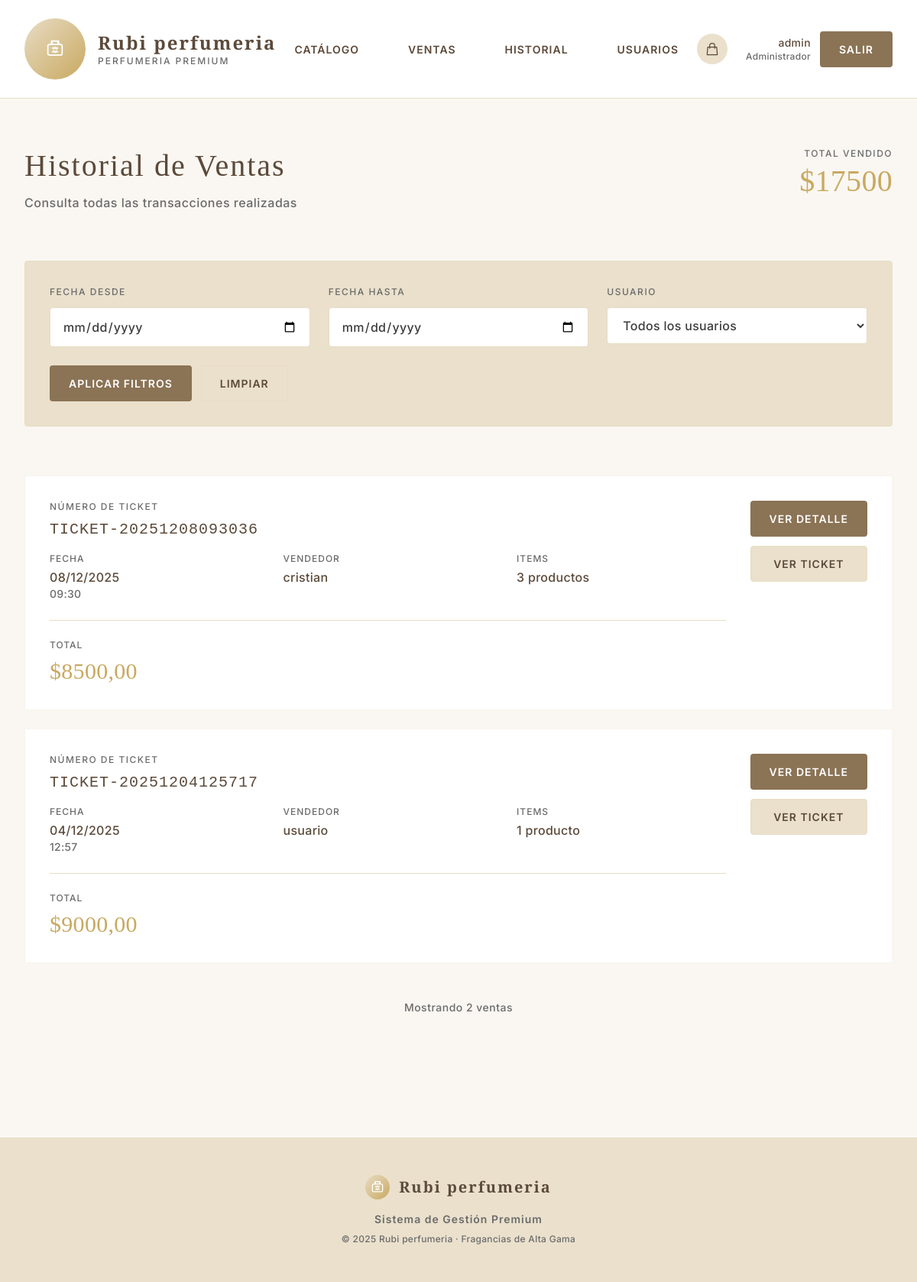
The app's page /sales/ (signed in) with its own data.
### products/models.py (models this page shows, shortened)
class Sale(models.Model):
    user = models.ForeignKey(User, on_delete=models.CASCADE, verbose_name="Usuario que realizó la venta")
    total = models.DecimalField(max_digits=10, decimal_places=2, verbose_name="Total de la venta")
    created_at = models.DateTimeField(auto_now_add=True, verbose_name="Fecha de venta")
    ticket_number = models.CharField(max_length=50, unique=True, verbose_name="Número de ticket")
    class Meta:
        verbose_name = "Venta"
        verbose_name_plural = "Ventas"
        ordering = ['-created_at']
    def get_items_count(self):
        return self.items.aggregate(total=models.Sum('quantity'))['total'] or 0

### products/views.py (the view)
# urls.py: path('sales/', views.sale_list, name='sale_list'),
@login_required
def sale_list(request):
    sales = Sale.objects.all()
    is_admin = hasattr(request.user, 'profile') and request.user.profile.is_admin
    if not is_admin:
        sales = sales.filter(user=request.user)
    date_from = request.GET.get('date_from')
    date_to = request.GET.get('date_to')
    user_filter = request.GET.get('user')
    if date_from:
        sales = sales.filter(created_at__gte=date_from)
    if date_to:
        sales = sales.filter(created_at__lte=date_to)
    if user_filter and is_admin:
        sales = sales.filter(user_id=user_filter)
    users = User.objects.all() if is_admin else None
    total_sales = sales.aggregate(total=models.Sum('total'))['total'] or 0
    return render(request, 'products/sale_list.html', {
        'sales': sales,
        'users': users,
        'is_admin': is_admin,
        'total_sales': total_sales
    })

### templates/products/sale_list.html (shortened to what this page needs)
{% extends 'base.html' %}
{% block content %}
<div class="mb-16">
    <div class="flex justify-between items-start">
        <div>
            <h1 class="editorial-title mb-3" style="color: var(--dark-brown);">Historial de Ventas</h1>
            <p class="text-base" style="color: var(--soft-gray); letter-spacing: 0.5px;">Consulta todas las transacciones realizadas</p>
        </div>
        <div class="text-right">
            <p class="text-xs mb-2" style="color: var(--soft-gray); letter-spacing: 1.5px; text-transform: uppercase;">Total Vendido</p>
            <p class="serif" style="color: var(--gold-accent); font-size: 2.5rem; font-weight: 500; line-height: 1;">
                ${{ total_sales }}
            </p>
        </div>
    </div>
</div>
<div class="mb-16 p-8 rounded" style="background-color: var(--ivory); border: 1px solid var(--beige);">
    <form method="GET" class="space-y-6">
        <div class="grid grid-cols-1 md:grid-cols-3 gap-6">
            <div>
                <label for="date_from" class="block text-xs font-medium mb-3" style="color: var(--soft-gray); letter-spacing: 1.5px; text-transform: uppercase;">
                    Fecha Desde
                </label>
                <input type="date" name="date_from" id="date_from" value="{{ request.GET.date_from }}"
                       class="w-full px-4 py-3 border rounded text-base"
                       style="border-color: var(--beige); background-color: white; color: var(--charcoal);">
            </div>
            <div>
                <label for="date_to" class="block text-xs font-medium mb-3" style="color: var(--soft-gray); letter-spacing: 1.5px; text-transform: uppercase;">
                    Fecha Hasta
                </label>
                <input type="date" name="date_to" id="date_to" value="{{ request.GET.date_to }}"
                       class="w-full px-4 py-3 border rounded text-base"
                       style="border-color: var(--beige); background-color: white; color: var(--charcoal);">
            </div>
            {% if is_admin %}
            <div>
                <label for="user" class="block text-xs font-medium mb-3" style="color: var(--soft-gray); letter-spacing: 1.5px; text-transform: uppercase;">
                    Usuario
                </label>
                <select name="user" id="user" class="w-full px-4 py-3 border rounded text-base"
                        style="border-color: var(--beige); background-color: white; color: var(--charcoal);">
                    <option value="">Todos los usuarios</option>
                </select>
            </div>
            {% endif %}
        </div>
        <div class="flex space-x-3">
            <button type="submit" class="minimal-btn px-6 py-3 rounded" style="background-color: var(--soft-brown); color: white;">
                Aplicar Filtros
            </button>
            <a href="{% url 'sale_list' %}" class="minimal-btn px-6 py-3 rounded" style="background-color: var(--ivory); color: var(--dark-brown); border: 1px solid var(--beige);">
                Limpiar
            </a>
        </div>
    </form>
</div>
{% if sales %}
<div class="space-y-6">
    {% for sale in sales %}
    <div class="minimal-card p-8 group">
        <div class="flex items-start justify-between">
            <div class="flex-1">
                <p class="text-xs mb-2" style="color: var(--soft-gray); letter-spacing: 1.5px; text-transform: uppercase;">
                    Número de Ticket
                </p>
                <h3 class="font-mono text-xl mb-4" style="color: var(--dark-brown); letter-spacing: 1px;">
                    {{ sale.ticket_number }}
                </h3>
                <div class="grid grid-cols-3 gap-8 mb-6">
                    <div>
                        <p class="text-xs mb-1" style="color: var(--soft-gray); letter-spacing: 1px; text-transform: uppercase;">
                            Fecha
                        </p>
                        <p class="text-base" style="color: var(--dark-brown);">
                            {{ sale.created_at|date:"d/m/Y" }}
                        </p>
                        <p class="text-sm" style="color: var(--soft-gray);">
                            {{ sale.created_at|date:"H:i" }}
                        </p>
                    </div>
                    <div>
                        <p class="text-xs mb-1" style="color: var(--soft-gray); letter-spacing: 1px; text-transform: uppercase;">
                            Vendedor
                        </p>
                        <p class="text-base" style="color: var(--dark-brown);">
                            {{ sale.user.username }}
                        </p>
                    </div>
                    <div>
                        <p class="text-xs mb-1" style="color: var(--soft-gray); letter-spacing: 1px; text-transform: uppercase;">
                            Items
                        </p>
                        <p class="text-base" style="color: var(--dark-brown);">
                            {{ sale.get_items_count }} producto{{ sale.get_items_count|pluralize }}
                        </p>
                    </div>
                </div>
                <div class="pt-6" style="border-top: 1px solid var(--beige);">
                    <p class="text-xs mb-2" style="color: var(--soft-gray); letter-spacing: 1px; text-transform: uppercase;">
                        Total
                    </p>
                    <p class="serif text-3xl" style="color: var(--gold-accent); font-weight: 500;">
                        ${{ sale.total }}
                    </p>
                </div>
            </div>
            <div class="flex flex-col space-y-3 ml-8">
                <a href="{% url 'sale_detail' sale.pk %}"
                   class="minimal-btn px-6 py-3 rounded text-center whitespace-nowrap"
                   style="background-color: var(--soft-brown); color: white;">
                    Ver Detalle
                </a>
                <a href="{% url 'sale_ticket' sale.pk %}"
                   class="minimal-btn px-6 py-3 rounded text-center whitespace-nowrap"
                   style="background-color: var(--ivory); color: var(--dark-brown); border: 1px solid var(--beige);">
                    Ver Ticket
                </a>
            </div>
        </div>
    </div>
    {% endfor %}
</div>
<div class="mt-12 text-center">
    <p class="text-sm" style="color: var(--soft-gray); letter-spacing: 0.5px;">
        Mostrando {{ sales|length }} venta{{ sales|length|pluralize }}
    </p>
</div>
{% endif %}
{% endblock %}

### templates/base.html (shortened to what this page needs)
<!DOCTYPE html>
<html lang="es">
<head>
    {% load static %}
    <script src="https://cdn.tailwindcss.com"></script>
    <link rel="stylesheet" href="{% static 'css/style.css' %}">
</head>
<body class="min-h-screen">
    {% if user.is_authenticated %}
    <nav class="bg-white border-b border-beige sticky top-0 z-50">
        <div class="max-w-7xl mx-auto px-8">
            <div class="flex justify-between items-center py-6">
                <div class="flex items-center space-x-4">
                    <div class="avatar avatar-md avatar-gradient">
                    </div>
                    <div>
                        <h1 class="serif text-2xl color-primary" style="letter-spacing: 2px; font-weight: 600;">Rubi perfumeria</h1>
                        <p class="text-xs color-secondary" style="letter-spacing: 2px;">PERFUMERIA PREMIUM</p>
                    </div>
                </div>
                <div class="hidden md:flex items-center space-x-8">
                    <a href="{% url 'product_list' %}" class="nav-link">Catálogo</a>
                    <a href="{% url 'sale_list' %}" class="nav-link">Ventas</a>
                    <a href="{% url 'history_list' %}" class="nav-link">Historial</a>
                    {% if user.profile.is_admin %}
                    <a href="{% url 'user_list' %}" class="nav-link">Usuarios</a>
                    {% endif %}
                </div>
                <div class="flex items-center space-x-6">
                    <a href="{% url 'cart_view' %}" class="relative group">
                        <div class="w-10 h-10 rounded-full flex items-center justify-center transition-all bg-ivory">
                            <svg class="w-5 h-5 color-primary" fill="none" stroke="currentColor" viewBox="0 0 24 24">
                                <path stroke-linecap="round" stroke-linejoin="round" stroke-width="1.5" d="M16 11V7a4 4 0 00-8 0v4M5 9h14l1 12H4L5 9z"/>
                            </svg>
                        </div>
                    </a>
                    <div class="flex items-center space-x-3">
                        <div class="text-right">
                            <p class="text-sm font-medium color-primary">{{ user.username }}</p>
                            <p class="text-xs color-secondary">
                                {% if user.profile.is_admin %}Administrador{% else %}Usuario{% endif %}
                            </p>
                        </div>
                        <a href="{% url 'logout' %}" class="minimal-btn btn-primary px-6 py-3 rounded">
                            Salir
                        </a>
                    </div>
                </div>
            </div>
        </div>
    </nav>
    {% endif %}
    <main class="max-w-7xl mx-auto px-8 py-16 fade-in">
        {% block content %}
        {% endblock %}
    </main>
    {% if user.is_authenticated %}
    <footer class="mt-24 border-t border-beige py-12 bg-ivory">
        <div class="max-w-7xl mx-auto px-8">
            <div class="text-center">
                <div class="flex items-center justify-center space-x-3 mb-4">
                    <div class="w-8 h-8 rounded-full flex items-center justify-center avatar-gradient">
                    </div>
                    <h3 class="serif text-xl color-primary" style="letter-spacing: 2px; font-weight: 600;">Rubi perfumeria</h3>
                </div>
                <p class="text-sm mb-2 color-secondary" style="letter-spacing: 1px; font-weight: 600;">Sistema de Gestión Premium</p>
                <p class="text-xs color-secondary font-weight-500">© 2025 Rubi perfumeria · Fragancias de Alta Gama</p>
            </div>
        </div>
    </footer>
    {% endif %}
</body>
</html>

### static/css/style.css (style rules this page uses)
:root { --cream: #FAF7F2; --beige: #E8DCC4; --ivory: #EAE0CC; --soft-brown: #8B7355; --dark-brown: #5C4A3A; --gold-accent: #C9A961; --soft-gray: #6B6B6B; --charcoal: #3D3D3D; --error-red: #DC2626; }
body { font-family: 'Inter', sans-serif; background-color: var(--cream); color: var(--charcoal); font-weight: 500; letter-spacing: 0.3px; }
h1, h2, h3, h4, h5, h6 { font-family: 'Cormorant Garamond', serif; font-weight: 600; letter-spacing: 1px; }
.serif { font-family: 'Cormorant Garamond', serif; }
.editorial-title { font-family: 'Cormorant Garamond', serif; font-weight: 500; font-size: 2.5rem; letter-spacing: 2px; line-height: 1.2; color: var(--dark-brown); }
.minimal-btn { font-family: 'Inter', sans-serif; font-weight: 600; font-size: 0.875rem; letter-spacing: 1px; text-transform: uppercase; transition: all 0.3s ease; border: 1px solid transparent; }
.btn-primary { background-color: var(--soft-brown); color: white; }
.minimal-card { background: white; border-radius: 2px; transition: all 0.4s cubic-bezier(0.4, 0, 0.2, 1); border: 1px solid rgba(232, 220, 196, 0.3); }
.nav-link { position: relative; padding: 8px 16px; color: var(--dark-brown); font-size: 0.875rem; font-weight: 600; letter-spacing: 1px; text-transform: uppercase; transition: color 0.3s ease; }
.nav-link::after { content: ''; position: absolute; bottom: 0; left: 50%; transform: translateX(-50%); width: 0; height: 1px; background: var(--gold-accent); transition: width 0.3s ease; }
label { display: block; color: var(--soft-gray); font-weight: 600; font-size: 0.75rem; letter-spacing: 1.5px; text-transform: uppercase; margin-bottom: 0.75rem; }
.fade-in { animation: fadeIn 0.6s ease-out; }
.color-primary { color: var(--dark-brown); }
.color-secondary { color: var(--soft-gray); }
.bg-ivory { background-color: var(--ivory); }
.border-beige { border-color: var(--beige); }
.avatar-gradient { background: linear-gradient(135deg, var(--beige) 0%, var(--gold-accent) 100%); }
.avatar { display: flex; align-items: center; justify-content: center; border-radius: 50%; flex-shrink: 0; }
.avatar-md { width: 5rem; height: 5rem; font-size: 1.5rem; }

### templates/base.html (style rules this page uses)
:root { --cream: #FAF7F2; --beige: #E8DCC4; --ivory: #EAE0CC; --soft-brown: #8B7355; --dark-brown: #5C4A3A; --gold-accent: #C9A961; --soft-gray: #6B6B6B; --charcoal: #3D3D3D; --error-red: #DC2626; }
body { font-family: 'Inter', sans-serif; background-color: var(--cream); color: var(--charcoal); font-weight: 500; letter-spacing: 0.3px; }
h1, h2, h3, h4, h5, h6 { font-family: 'Cormorant Garamond', serif; font-weight: 600; letter-spacing: 1px; }
.serif { font-family: 'Cormorant Garamond', serif; }
.editorial-title { font-family: 'Cormorant Garamond', serif; font-weight: 500; font-size: 2.5rem; letter-spacing: 2px; line-height: 1.2; color: var(--dark-brown); }
.minimal-btn { font-family: 'Inter', sans-serif; font-weight: 600; font-size: 0.875rem; letter-spacing: 1px; text-transform: uppercase; transition: all 0.3s ease; border: 1px solid transparent; }
.btn-primary { background-color: var(--soft-brown); color: white; }
.minimal-card { background: white; border-radius: 2px; transition: all 0.4s cubic-bezier(0.4, 0, 0.2, 1); border: 1px solid rgba(232, 220, 196, 0.3); }
.nav-link { position: relative; padding: 8px 16px; color: var(--dark-brown); font-size: 0.875rem; font-weight: 600; letter-spacing: 1px; text-transform: uppercase; transition: color 0.3s ease; }
.nav-link::after { content: ''; position: absolute; bottom: 0; left: 50%; transform: translateX(-50%); width: 0; height: 1px; background: var(--gold-accent); transition: width 0.3s ease; }
label { display: block; color: var(--soft-gray); font-weight: 600; font-size: 0.75rem; letter-spacing: 1.5px; text-transform: uppercase; margin-bottom: 0.75rem; }
.fade-in { animation: fadeIn 0.6s ease-out; }
.color-primary { color: var(--dark-brown); }
.color-secondary { color: var(--soft-gray); }
.bg-ivory { background-color: var(--ivory); }
.border-beige { border-color: var(--beige); }
.avatar-gradient { background: linear-gradient(135deg, var(--beige) 0%, var(--gold-accent) 100%); }
.avatar { display: flex; align-items: center; justify-content: center; border-radius: 50%; flex-shrink: 0; }
.avatar-md { width: 5rem; height: 5rem; font-size: 1.5rem; }

### records on screen
Sale: ticket_number "TICKET-20251208093036", created_at "08/12/2025", created_at "09:30", user.username "cristian", get_items_count "3", total "8500,00"
Sale: ticket_number "TICKET-20251204125717", created_at "04/12/2025", created_at "12:57", user.username "usuario", get_items_count "1", total "9000,00"

### other values on screen
{{ user.username }} "admin"
{{ total_sales }} "17500"
{{ sales|length }} "2"
